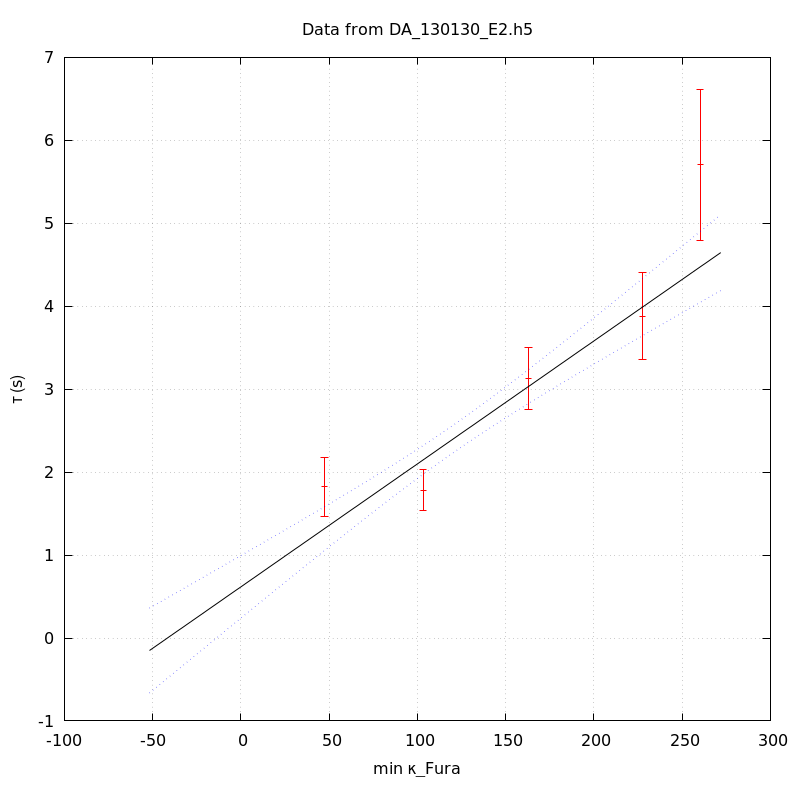

Here is the gnuplot script that generated this plot:
unset key
set grid
set ylabel 'τ (s)'
set xlabel 'min κ_Fura' noenhanced
set title 'Data from DA_130130_E2.h5' noenhanced
set xrange [-1000<*:*]
plot 'DA_130130_E2_aba_tau_vs_min_kappa' index 0 using 1:2:(1.96*$3) linecolor rgb 'red' with yerrorbars,\
'' index 1 using 1:2 with lines linecolor rgb 'black',\
'' index 1 using 1:3 with lines linecolor rgb 'blue' lt 'dotted',\
'' index 1 using 1:4 with lines linecolor rgb 'blue' lt 'dotted'
